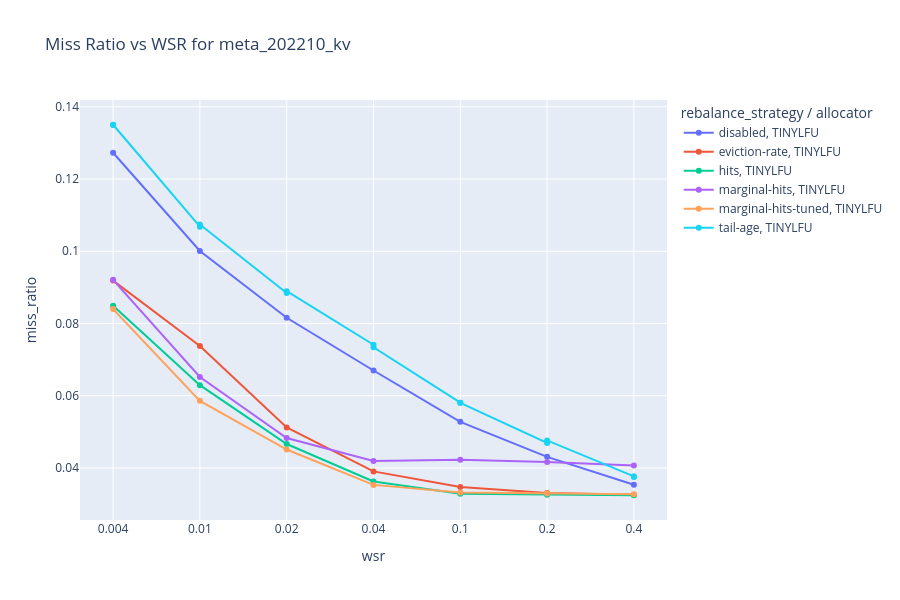

The notebook cell saved with this chart:
### Code cell
plot_trace_wsr_line_even_x(remapped_df[remapped_df['allocator'] == 'TINYLFU'], 
                           trace_name="meta_202210_kv", y="miss_ratio", 
                           x="wsr", color="rebalance_strategy", symbol="allocator", 
                           title="Miss Ratio vs WSR for meta_202210_kv")

### Figure 1 — Plotly figure (JSON) as saved in the notebook; plotly's stock layout.template omitted (floating-point values rounded to 4 significant figures)
{"data": [{"hovertemplate": "rebalance_strategy=disabled<br>allocator=TINYLFU<br>wsr_str=%{x}<br>miss_ratio=%{y}<extra></extra>", "legendgroup": "disabled, TINYLFU", "line": {"color": "#636efa", "dash": "solid"}, "marker": {"symbol": "circle"}, "mode": "lines+markers", "name": "disabled, TINYLFU", "orientation": "v", "showlegend": true, "type": "scatter", "x": ["0.004", "0.01", "0.02", "0.04", "0.1", "0.2", "0.4"], "xaxis": "x", "y": [0.1273, 0.1001, 0.08159, 0.06699, 0.05277, 0.04309, 0.03538], "yaxis": "y"}, {"hovertemplate": "rebalance_strategy=eviction-rate<br>allocator=TINYLFU<br>wsr_str=%{x}<br>miss_ratio=%{y}<extra></extra>", "legendgroup": "eviction-rate, TINYLFU", "line": {"color": "#EF553B", "dash": "solid"}, "marker": {"symbol": "circle"}, "mode": "lines+markers", "name": "eviction-rate, TINYLFU", "orientation": "v", "showlegend": true, "type": "scatter", "x": ["0.004", "0.01", "0.02", "0.04", "0.1", "0.2", "0.4"], "xaxis": "x", "y": [0.09189, 0.0738, 0.05124, 0.03906, 0.03473, 0.03308, 0.0326], "yaxis": "y"}, {"hovertemplate": "rebalance_strategy=hits<br>allocator=TINYLFU<br>wsr_str=%{x}<br>miss_ratio=%{y}<extra></extra>", "legendgroup": "hits, TINYLFU", "line": {"color": "#00cc96", "dash": "solid"}, "marker": {"symbol": "circle"}, "mode": "lines+markers", "name": "hits, TINYLFU", "orientation": "v", "showlegend": true, "type": "scatter", "x": ["0.004", "0.01", "0.02", "0.04", "0.1", "0.2", "0.4"], "xaxis": "x", "y": [0.08491, 0.06294, 0.04664, 0.03626, 0.03288, 0.0326, 0.03246], "yaxis": "y"}, {"hovertemplate": "rebalance_strategy=marginal-hits<br>allocator=TINYLFU<br>wsr_str=%{x}<br>miss_ratio=%{y}<extra></extra>", "legendgroup": "marginal-hits, TINYLFU", "line": {"color": "#ab63fa", "dash": "solid"}, "marker": {"symbol": "circle"}, "mode": "lines+markers", "name": "marginal-hits, TINYLFU", "orientation": "v", "showlegend": true, "type": "scatter", "x": ["0.004", "0.01", "0.02", "0.04", "0.1", "0.2", "0.4"], "xaxis": "x", "y": [0.0921, 0.06519, 0.0483, 0.04193, 0.04228, 0.04165, 0.0407], "yaxis": "y"}, {"hovertemplate": "rebalance_strategy=marginal-hits-tuned<br>allocator=TINYLFU<br>wsr_str=%{x}<br>miss_ratio=%{y}<extra></extra>", "legendgroup": "marginal-hits-tuned, TINYLFU", "line": {"color": "#FFA15A", "dash": "solid"}, "marker": {"symbol": "circle"}, "mode": "lines+markers", "name": "marginal-hits-tuned, TINYLFU", "orientation": "v", "showlegend": true, "type": "scatter", "x": ["0.004", "0.01", "0.02", "0.04", "0.1", "0.2", "0.4"], "xaxis": "x", "y": [0.08398, 0.05859, 0.04511, 0.03533, 0.03324, 0.03296, 0.03277], "yaxis": "y"}, {"hovertemplate": "rebalance_strategy=tail-age<br>allocator=TINYLFU<br>wsr_str=%{x}<br>miss_ratio=%{y}<extra></extra>", "legendgroup": "tail-age, TINYLFU", "line": {"color": "#19d3f3", "dash": "solid"}, "marker": {"symbol": "circle"}, "mode": "lines+markers", "name": "tail-age, TINYLFU", "orientation": "v", "showlegend": true, "type": "scatter", "x": ["0.004", "0.004", "0.01", "0.01", "0.02", "0.02", "0.04", "0.04", "0.1", "0.1", "0.2", "0.2", "0.4", "0.4"], "xaxis": "x", "y": [0.1349, 0.135, 0.1068, 0.1074, 0.08847, 0.08894, 0.07412, 0.07342, 0.05809, 0.05804, 0.04693, 0.04764, 0.03769, 0.03753], "yaxis": "y"}], "layout": {"height": 600, "legend": {"title": {"text": "rebalance_strategy / allocator"}, "tracegroupgap": 0}, "title": {"text": "Miss Ratio vs WSR for meta_202210_kv"}, "xaxis": {"anchor": "y", "categoryarray": ["0.004", "0.01", "0.02", "0.04", "0.1", "0.2", "0.4"], "categoryorder": "array", "domain": [0, 1], "title": {"text": "wsr"}}, "yaxis": {"anchor": "x", "domain": [0, 1], "title": {"text": "miss_ratio"}, "type": "linear"}}}
